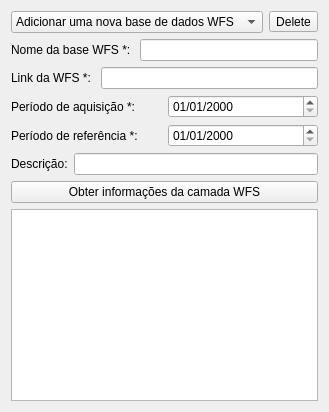
         <widget class="QWidget" name="tab_wfs">
          <attribute name="title">
           <string>Base WFS</string>
          </attribute>
          <layout class="QVBoxLayout" name="verticalLayout_13">
           <item>
            <layout class="QHBoxLayout" name="horizontalLayout_51">
             <item>
              <widget class="QComboBox" name="combo_wfs">
               <item>
                <property name="text">
                 <string>Adicionar uma nova base de dados WFS</string>
                </property>
               </item>
              </widget>
             </item>
             <item>
              <widget class="QToolButton" name="btn_delete_wfs">
               <property name="contextMenuPolicy">
                <enum>Qt::ActionsContextMenu</enum>
               </property>
               <property name="text">
                <string>Delete</string>
               </property>
               <property name="icon">
                <iconset theme="Lixo">
                 <normaloff>.</normaloff>.</iconset>
               </property>
              </widget>
             </item>
            </layout>
           </item>
           <item>
            <layout class="QHBoxLayout" name="horizontalLayout_54">
             <item>
              <widget class="QLabel" name="label_55">
               <property name="text">
                <string>Nome da base WFS *: </string>
               </property>
              </widget>
             </item>
             <item>
              <widget class="QLineEdit" name="txt_nome_wfs"/>
             </item>
            </layout>
           </item>
           <item>
            <layout class="QHBoxLayout" name="horizontalLayout_50">
             <item>
              <widget class="QLabel" name="label_17">
               <property name="text">
                <string>Link da WFS *: </string>
               </property>
              </widget>
             </item>
             <item>
              <widget class="QLineEdit" name="txt_link_wfs">
               <property name="accessibleName">
                <string/>
               </property>
               <property name="layoutDirection">
                <enum>Qt::LeftToRight</enum>
               </property>
               <property name="inputMask">
                <string/>
               </property>
               <property name="text">
                <string/>
               </property>
               <property name="frame">
                <bool>true</bool>
               </property>
               <property name="placeholderText">
                <string/>
               </property>
               <property name="cursorMoveStyle">
                <enum>Qt::LogicalMoveStyle</enum>
               </property>
              </widget>
             </item>
            </layout>
           </item>
           <item>
            <layout class="QHBoxLayout" name="horizontalLayout_52">
             <item>
              <widget class="QLabel" name="label_57">
               <property name="text">
                <string>Período de aquisição *:</string>
               </property>
              </widget>
             </item>
             <item>
              <widget class="QgsDateTimeEdit" name="date_aquisicao_wfs">
               <property name="displayFormat">
                <string>dd/MM/yyyy</string>
               </property>
              </widget>
             </item>
            </layout>
           </item>
           <item>
            <layout class="QHBoxLayout" name="horizontalLayout_53">
             <item>
              <widget class="QLabel" name="label_58">
               <property name="text">
                <string>Período de referência *:</string>
               </property>
              </widget>
             </item>
             <item>
              <widget class="QgsDateTimeEdit" name="date_referencia_wfs">
               <property name="displayFormat">
                <string>dd/MM/yyyy</string>
               </property>
              </widget>
             </item>
            </layout>
           </item>
           <item>
            <layout class="QHBoxLayout" name="horizontalLayout_55">
             <item>
              <widget class="QLabel" name="label_59">
               <property name="text">
                <string>Descrição:</string>
               </property>
              </widget>
             </item>
             <item>
              <widget class="QLineEdit" name="txt_descricao_wfs"/>
             </item>
            </layout>
           </item>
           <item>
            <layout class="QVBoxLayout" name="verticalLayout_11">
             <item>
              <widget class="QPushButton" name="btn_get_wfs">
               <property name="text">
                <string>Obter informações da camada WFS</string>
               </property>
              </widget>
             </item>
            </layout>
           </item>
           <item>
            <widget class="QTableWidget" name="tbl_wfs">
             <property name="sizePolicy">
              <sizepolicy hsizetype="Expanding" vsizetype="MinimumExpanding">
               <horstretch>0</horstretch>
               <verstretch>0</verstretch>
              </sizepolicy>
             </property>
            </widget>
           </item>
          </layout>
         </widget>
